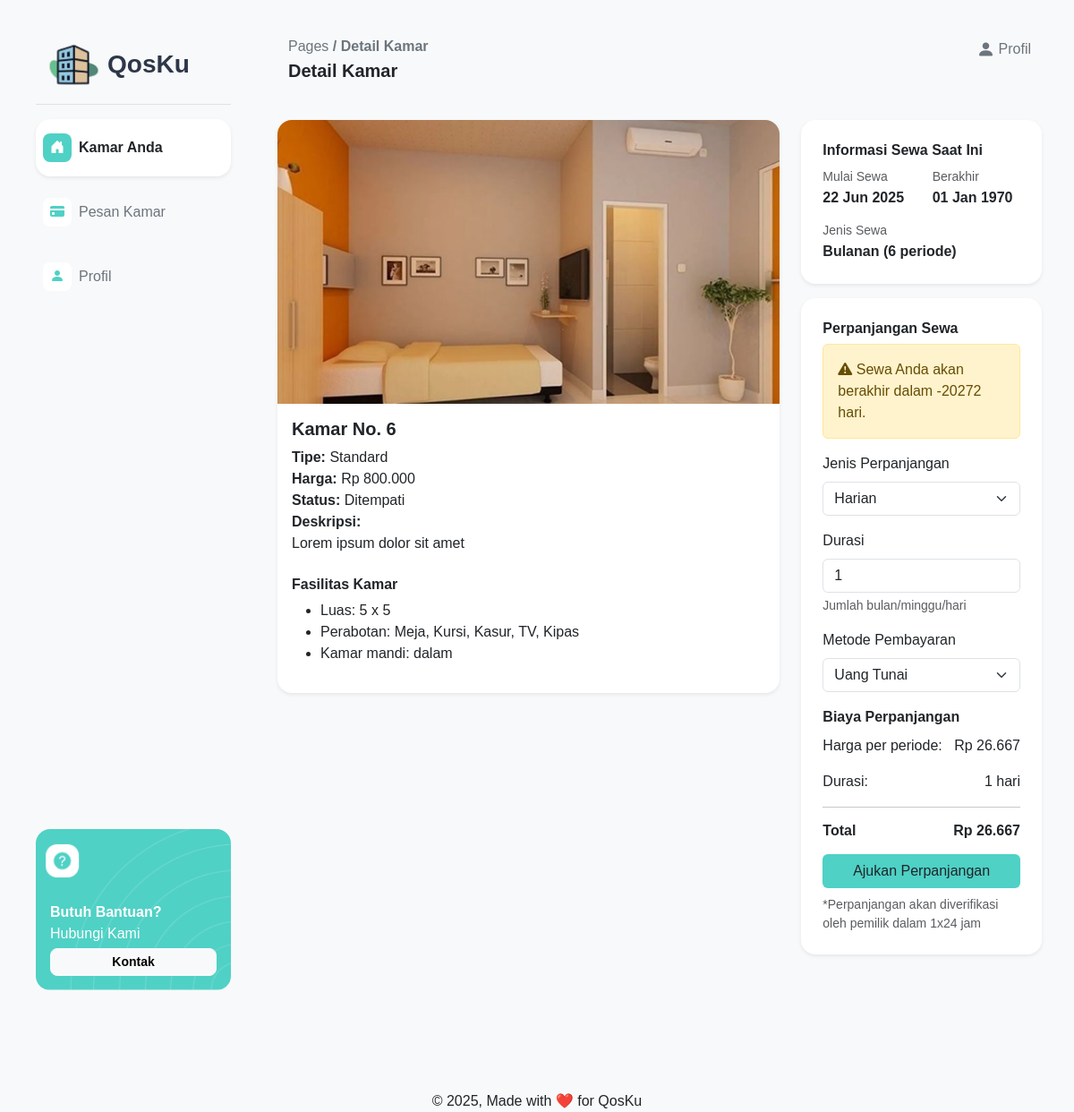
Screenshot of /pages/pelanggan/detailkamar.php?idKamar=9 (signed in) with the database file from the repository.
### tables this page shows
CREATE TABLE `fasilitas` (
  `idFasilitas` int(11) NOT NULL,
  `luasKamar` varchar(255) NOT NULL,
  `perabotan` varchar(255) NOT NULL,
  `kamarMandi` varchar(255) NOT NULL,
  `idKamar` int(11) DEFAULT NULL
);

CREATE TABLE `kamar_kos` (
  `idKamar` int(11) NOT NULL,
  `nomorKamar` int(11) NOT NULL,
  `tipeKamar` varchar(255) NOT NULL,
  `harga` int(11) NOT NULL,
  `statusKetersediaan` enum('Tersedia','Ditempati','Dalam Perbaikan') NOT NULL DEFAULT 'Tersedia',
  `deskripsi` varchar(255) NOT NULL,
  `gambar` varchar(255) NOT NULL
);

CREATE TABLE `pemesanan` (
  `idPemesanan` int(11) NOT NULL,
  `tanggalPemesanan` date NOT NULL,
  `lamaSewa` int(11) NOT NULL,
  `jenis_sewa` enum('bulanan','mingguan','harian') NOT NULL,
  `harga_per_periode` int(11) NOT NULL,
  `totalHarga` int(11) NOT NULL,
  `statusPemesanan` enum('Tertunda','Terkonfirmasi','Dibatalkan') NOT NULL,
  `idPelanggan` int(11) NOT NULL,
  `idPelanggan_aktif` int(11) DEFAULT NULL,
  `idKamar` int(11) NOT NULL,
  `tanggal_mulai` date DEFAULT NULL,
  `tanggal_selesai` date DEFAULT NULL,
  `is_active` tinyint(1) DEFAULT 1,
  `jenisPemesanan` enum('pesan','perpanjang') NOT NULL DEFAULT 'pesan'
);

### pages/pelanggan/detailkamar.php (the view, shortened to what this page needs)
<?php
require "../../php/connect.php";
$idKamar = intval($_GET['idKamar']);
$idPelanggan = $_SESSION['idPelanggan'];
$query = "SELECT k.*, f.luasKamar, f.perabotan, f.kamarMandi
          FROM kamar_kos k
          LEFT JOIN fasilitas f ON k.idKamar = f.idKamar
          WHERE k.idKamar = ?";
$stmt = $connect->prepare($query);
$stmt->bind_param("i", $idKamar);
$stmt->execute();
$result = $stmt->get_result();
$kamar = $result->fetch_assoc();
$bookingInfoQuery = "SELECT tanggal_mulai, tanggal_selesai, lamaSewa, jenis_sewa
                    FROM pemesanan
                    WHERE idKamar = ?
                    AND (idPelanggan = ? OR idPelanggan_aktif = ?)
                    AND statusPemesanan = 'Terkonfirmasi'
                    LIMIT 1";
$bookingStmt = $connect->prepare($bookingInfoQuery);
$bookingStmt->bind_param("iii", $idKamar, $idPelanggan, $idPelanggan);
$bookingStmt->execute();
$bookingInfo = $bookingStmt->get_result()->fetch_assoc();
?>
<!DOCTYPE html>
<html lang="en">
<head>
    <link href="https://cdn.jsdelivr.net/npm/bootstrap@5.3.6/dist/css/bootstrap.min.css" rel="stylesheet">
    <link rel="stylesheet" href="../../assets/css/style.css">
    <link rel="stylesheet" href="https://cdn.jsdelivr.net/npm/bootstrap-icons@1.13.1/font/bootstrap-icons.min.css">
</head>
<body class="bg-light">
    <div class="d-flex min-vh-100 ms-4 me-4">
        <?php include '../../layout/pelangganNavbar.php'; ?>
        <div class="flex-grow-1">
            <?php include '../../layout/pelangganHeader.php'; ?>
            <div class="container-fluid pt-4 pb-3">
                <div class="row mb-4">
                    <div class="col-md-8">
                        <div class="card shadow-sm border-0 rounded-4">
                            <img src="../../assets/img/<?= htmlspecialchars($kamar['gambar']) ?>" class="card-img-top rounded-top-4" alt="Kamar <?= htmlspecialchars($kamar['nomorKamar']) ?>">
                            <div class="card-body">
                                <h5 class="card-title fw-bold">Kamar No. <?= htmlspecialchars($kamar['nomorKamar']) ?></h5>
                                <p class="card-text">
                                    <strong>Tipe:</strong> <?= htmlspecialchars($kamar['tipeKamar']) ?><br>
                                    <strong>Harga:</strong> Rp <?= number_format($kamar['harga'], 0, ',', '.') ?><br>
                                    <strong>Status:</strong> <?= htmlspecialchars($kamar['statusKetersediaan']) ?><br>
                                    <strong>Deskripsi:</strong><br> <?= nl2br(htmlspecialchars($kamar['deskripsi'])) ?>
                                <h6 class="fw-bold mt-4">Fasilitas Kamar</h6>
                                <ul>
                                    <?php if (!empty($kamar['luasKamar'])): ?>
                                        <li>Luas: <?= htmlspecialchars($kamar['luasKamar']) ?></li>
                                    <?php endif; ?>
                                    <?php if (!empty($kamar['perabotan'])): ?>
                                        <li>Perabotan: <?= htmlspecialchars($kamar['perabotan']) ?></li>
                                    <?php endif; ?>
                                    <?php if (!empty($kamar['kamarMandi'])): ?>
                                        <li>Kamar mandi: <?= htmlspecialchars($kamar['kamarMandi']) ?></li>
                                    <?php endif; ?>
                                </ul>
                                </p>
                            </div>
                        </div>
                    </div>
                    <div class="col-md-4">
                        <?php if ($bookingInfo): ?>
                            <div class="card shadow-sm border-0 rounded-4 p-4 mb-3">
                                <h6 class="fw-bold">Informasi Sewa Saat Ini</h6>
                                <div class="row">
                                    <div class="col-6">
                                        <small class="text-muted">Mulai Sewa</small>
                                        <p class="mb-1 fw-bold"><?= date('d M Y', strtotime($bookingInfo['tanggal_mulai'])) ?></p>
                                    </div>
                                    <div class="col-6">
                                        <small class="text-muted">Berakhir</small>
                                        <p class="mb-1 fw-bold"><?= date('d M Y', strtotime($bookingInfo['tanggal_selesai'])) ?></p>
                                    </div>
                                </div>
                                <div class="mt-2">
                                    <small class="text-muted">Jenis Sewa</small>
                                    <p class="mb-0 fw-bold"><?= ucfirst($bookingInfo['jenis_sewa']) ?> (<?= $bookingInfo['lamaSewa'] ?> periode)</p>
                                </div>
                            </div>
                        <?php endif; ?>
                        <div class="card shadow-sm border-0 rounded-4 p-4 mb-3">
                            <h6 class="fw-bold">Perpanjangan Sewa</h6>
                            <?php
                            $daysRemaining = floor((strtotime($bookingInfo['tanggal_selesai']) - time()) / (60 * 60 * 24));
                            if ($daysRemaining < 7): ?>
                                <div class="alert alert-warning">
                                    <i class="bi bi-exclamation-triangle-fill"></i>
                                    Sewa Anda akan berakhir dalam <?= $daysRemaining ?> hari.
                                </div>
                            <?php endif; ?>
                            <form action="../../php/proses_pembayaran.php" method="POST">
                                <div class="mb-3">
                                    <label class="form-label">Jenis Perpanjangan</label>
                                    <select class="form-select" name="jenis_perpanjangan" id="jenisPerpanjangan" required>
                                        <option value="harian" <?= $daysRemaining < 7 ? 'selected' : '' ?>>Harian</option>
                                    </select>
                                </div>
                                <div class="mb-3">
                                    <label class="form-label">Durasi</label>
                                    <input type="number" class="form-control" name="durasi_perpanjangan" id="durasiPerpanjangan"
                                        min="1" value="<?= $daysRemaining < 14 ? 1 : 6 ?>" required>
                                    <div class="form-text">Jumlah bulan/minggu/hari</div>
                                </div>
                                <div class="mb-3">
                                    <label class="form-label">Metode Pembayaran</label>
                                    <select class="form-select" name="metode_pembayaran" required>
                                        <option value="cash">Uang Tunai</option>
                                    </select>
                                </div>
                                <div class="mb-3">
                                    <p class="fw-bold mb-2">Biaya Perpanjangan</p>
                                    <p>Harga per periode: <span id="hargaPerPeriode" class="float-end">Rp <?= number_format($kamar['harga'], 0, ',', '.') ?></span></p>
                                    <p>Durasi: <span id="durasiDisplay" class="float-end">1 bulan</span></p>
                                    <hr>
                                    <h6 class="fw-bold">Total <span id="totalPerpanjangan" class="float-end">Rp <?= number_format($kamar['harga'], 0, ',', '.') ?></span></h6>
                                </div>
                                <button type="submit" class="btn button-utama w-100">
                                    Ajukan Perpanjangan
                                </button>
                                <small class="text-muted mt-2 d-block">*Perpanjangan akan diverifikasi oleh pemilik dalam 1x24 jam</small>
                            </form>
                        </div>
                    </div>
                </div>
            </div>
        </div>
    </div>
    <div class="footer text-center mt-5 pt-5">
        &copy; 2025, Made with ❤️ for QosKu
    </div>
</body>
</html>

### assets/css/style.css (style rules this page uses)
body { font-family: Helvetica, Arial, sans-serif; }
.button-utama { background-color:#4fd1c5; }

### rows the page displays
fasilitas: idKamar.gambar (picture), idKamar.nomorKamar "6", idKamar.tipeKamar "Standard", idKamar.harga "800.000", idKamar.statusKetersediaan "Ditempati", idKamar.deskripsi "Lorem ipsum dolor sit amet", luasKamar "5 x 5", perabotan "Meja, Kursi, Kasur, TV, Kipas", kamarMandi "dalam"
pemesanan: tanggal_mulai "22 Jun 2025", tanggal_selesai "01 Jan 1970", jenis_sewa "Bulanan", lamaSewa "6", tanggal_selesai "-20272", jenis_perpanjangan "Harian", durasi_perpanjangan "1"

### other values shown
$page_titles[$current_page] "Detail Kamar"
